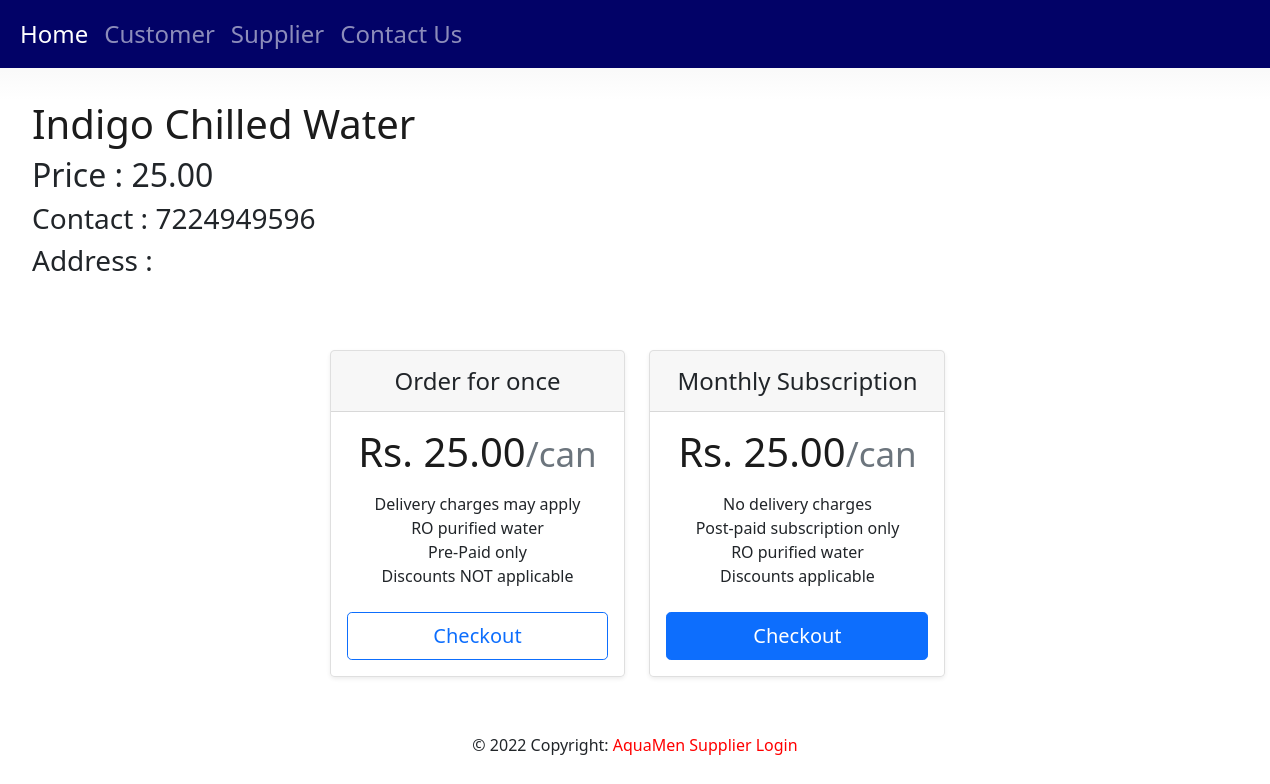
The page /locate/4/ on the database its author committed.
### customer/models.py (models this page shows, shortened)
class SupplierList(models.Model):
    name = models.CharField(max_length=100)
    price = models.DecimalField(max_digits=5, decimal_places=2)
    contact = models.IntegerField()
    details = models.TextField(max_length=400, default="")

### customer/views.py (the view)
# urls.py: path("locate/<int:pk>/", views.DetailListView.as_view(), name="list-detail"),
class DetailListView(DetailView):
    model = SupplierList
    template_name = "customer/detail_page.html"
    context_object_name = "list_detail"

### customer/templates/customer/detail_page.html
{% extends 'base.html' %}
{% load static %}
{% block css %}
<link rel="stylesheet" href="{% static 'customer/detail_page.css' %}"
{% endblock css %}
{% block content %}
<section class="description">
    <div id="details">
        <h1>{{ list_detail.name | capfirst }}</h1>
        <div id="price">
            <h2> Price : {{ list_detail.price }}</h2>
        </div>
        <div id="contact">
            <h3> Contact : {{ list_detail.contact }}</h3>
        </div>
        <div id="address">
            <h3> Address : {{ list_detail.address }}</h3>
        </div>
    </div>
</section>
<div class="container">
<main>
    <div class="row row-cols-1 row-cols-md-3 mb-3 text-center">
      <div class="col">
        <div class="card mb-4 rounded-3 shadow-sm">
          <div class="card-header py-3">
            <h4 class="my-0 fw-normal">Order for once</h4>
          </div>
          <div class="card-body">
            <h1 class="card-title pricing-card-title">Rs. {{ list_detail.price }}<small class="text-muted fw-light">/can</small></h1>
            <ul class="list-unstyled mt-3 mb-4">
              <li>Delivery charges may apply</li>
              <li>RO purified water</li>
              <li>Pre-Paid only</li>
              <li>Discounts NOT applicable</li>
            </ul>
            <a href=""><button type="button" class="w-100 btn btn-lg btn-outline-primary">Checkout</button></a>
          </div>
        </div>
      </div>
      <div class="col">
        <div class="card mb-4 rounded-3 shadow-sm">
          <div class="card-header py-3">
            <h4 class="my-0 fw-normal">Monthly Subscription</h4>
          </div>
          <div class="card-body">
            <h1 class="card-title pricing-card-title">Rs. {{ list_detail.price }}<small class="text-muted fw-light">/can</small></h1>
            <ul class="list-unstyled mt-3 mb-4">
              <li>No delivery charges</li>
              <li>Post-paid subscription only</li>
              <li>RO purified water</li>
              <li>Discounts applicable</li>
            </ul>
            <a href="{% url 'checkout' %}"><button type="button" class="w-100 btn btn-lg btn-primary">Checkout</button></a>
          </div>
        </div>
      </div>
  </main>
</div>
{% endblock content %}

### static/base.css (style rules this page uses)
html { width: 100%; height: 100%; font-family: Poppins, sans-serif; -webkit-background-size: cover; -moz-background-size: cover; -o-background-size: cover; background-size: cover; }
h1 { color: rgb(27, 27, 27); }

### customer/static/customer/detail_page.css (style rules this page uses)
html { font-family: Poppins; }
body { background-image: linear-gradient(180deg, #eee, #fff 100px, #fff); }
.description { display: flex; padding: 2rem; }
.container { margin-top: 2rem; margin-left: 25vw; max-width: 960px; }

### rows shown on the page
SupplierList: name "Indigo Chilled Water", price "25.00", contact "7224949596"
